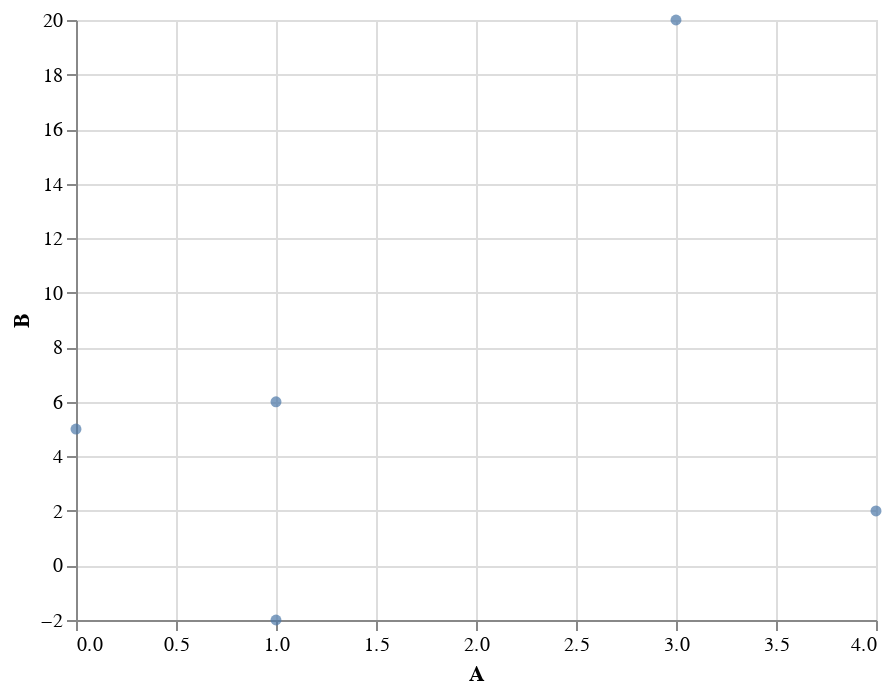

Notebook code for this chart:
### Code cell
alt.Chart(df).mark_circle().encode(
    x="A",
    y="B"
)

### Figure 1 — Vega-Lite specification as saved in the notebook (floating-point values rounded to 4 significant figures)
{"config": {"view": {"continuousWidth": 400, "continuousHeight": 300}}, "data": {"name": "data-723aa930385e7bf6186c41ae4ce09edb"}, "mark": "circle", "encoding": {"x": {"type": "quantitative", "field": "A"}, "y": {"type": "quantitative", "field": "B"}}, "$schema": "https://vega.github.io/schema/vega-lite/v4.8.1.json", "datasets": {"data-723aa930385e7bf6186c41ae4ce09edb": [{"A": 0, "B": 5}, {"A": 1, "B": -2}, {"A": 1, "B": 6}, {"A": 3, "B": 20}, {"A": 4, "B": 2}]}}
